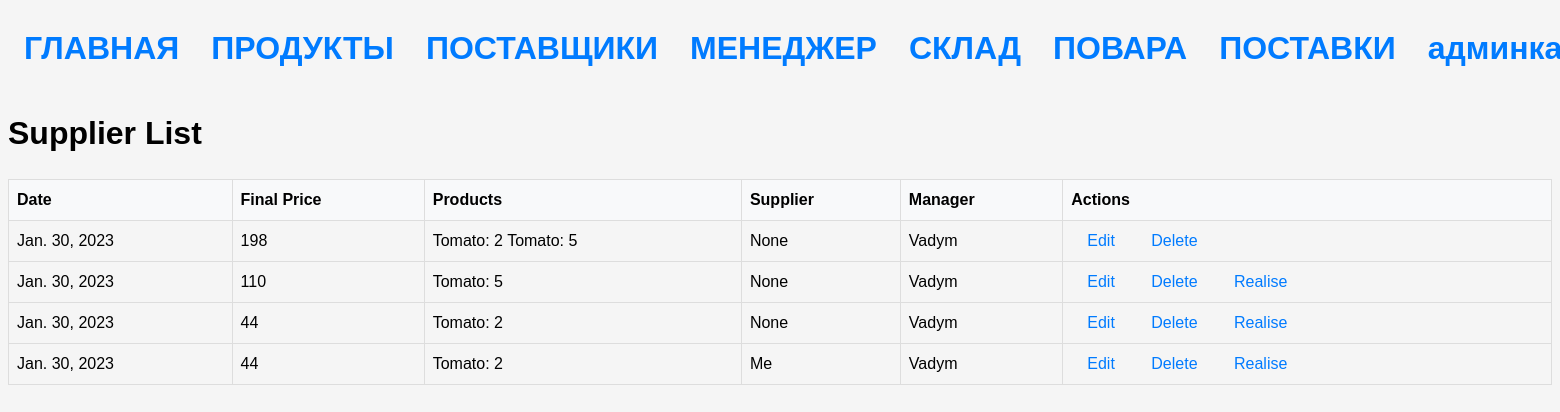
The app's page /supplies/, older data.
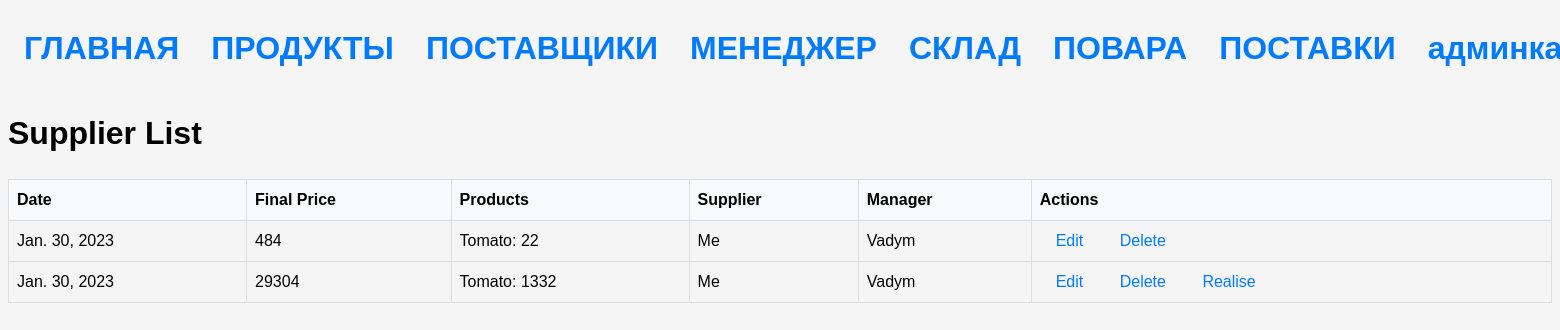
The same page, newer data.
### stock/models.py (models this page shows, shortened)
class Supplies(Model):
    create_at = models.DateField(auto_now=True)
    final_price = models.IntegerField()
    realised = models.BooleanField(default=False)
    supplier = models.ForeignKey(Supplier, on_delete=models.SET_NULL, null=True)
    manager = models.ForeignKey(Manager, on_delete=models.SET_NULL, null=True)
    @property
    def products(self):
        return SuppliedProduct.objects.filter(suplie=self)

class SuppliedProduct(Model):
    product = models.ForeignKey(SupplierProduct, on_delete=models.CASCADE)
    amount = models.PositiveIntegerField()
    suplie = models.ForeignKey("Supplies", null=True, on_delete=models.CASCADE)
    @property
    def name(self):
        return f"{self.product.product.name}: {self.amount}"

class SupplierProduct(Model):
    product = models.ForeignKey(Product, on_delete=models.CASCADE, null=True)
    supplier = models.ForeignKey(Supplier, on_delete=models.CASCADE, null=True)
    price = models.FloatField()

class Product(Model):
    name = models.CharField(max_length=64)
    term = models.IntegerField()
    measure = models.ForeignKey(Measure, on_delete=models.CASCADE)

class Manager(Model):
    first_name = models.CharField(max_length=64)
    last_name = models.CharField(max_length=64)
    surname = models.CharField(max_length=64)
    phone = models.CharField(max_length=24)

class Supplier(Model):
    name = models.CharField(max_length=64)
    phone = models.CharField(max_length=24)
    email = models.CharField(max_length=64)
    address = models.CharField(max_length=128)
    iban = models.IntegerField()
    rating = models.IntegerField(validators=[MaxValueValidator(5)])
    payment_method = models.ForeignKey(Payment, on_delete=models.SET_NULL, null=True)
    delivery_method = models.ForeignKey(Delivery, on_delete=models.SET_NULL, null=True)
    def __str__(self):
        return self.name

### stock/views.py (the view)
# urls.py: path('supplies/', SuppliesListView.as_view(), name='supplies'),
class SuppliesListView(ListView):
    model = Supplies
    template_name = 'supplies/supplies_list.html'
    context_object_name = 'supplies'

### templates/supplies/supplies_list.html
{% extends 'base.html' %}
{% block content %}
  <h1>Supplier List</h1>
    <table>
        <thead>
          <tr>
            <th>Date</th>
            <th>Final Price</th>
            <th>Products</th>
            <th>Supplier</th>
            <th>Manager</th>
            <th>Actions</th>
          </tr>
        </thead>
        <tbody>
          {% for supply in supplies %}
          <tr>
            <td>{{ supply.create_at }}</td>
            <td>{{ supply.final_price }}</td>
            <td>
              {% for product in supply.products %}
              {{ product.name }}
              {% endfor %}
            </td>
            <td>{{ supply.supplier }}</td>
            <td>{{ supply.manager.first_name }}</td>
            <td>
              <a href="{% url 'update_supplies' supply.pk %}">Edit</a>
              <a href="{% url 'delete_supplies' supply.pk %}" >Delete</a>
                {% if not supply.realised %}
                <a href={% url 'realise_suplie' supply.pk %}>Realise</a>
                {% endif %}
            </td>
          </tr>
          {% endfor %}
        </tbody>
      </table>
  {%endblock%}

Row changes from the older to the newer data that the page shows:
removed Supplies: create_at "Jan. 30, 2023", final_price "198", supplier "None", manager.first_name "Vadym"
removed SuppliedProduct: name "Tomato: 2", shown under "Jan. 30, 2023"
removed SuppliedProduct: name "Tomato: 5", shown under "Jan. 30, 2023"
removed Supplies: create_at "Jan. 30, 2023", final_price "110", supplier "None", manager.first_name "Vadym", realised "Realise"
removed SuppliedProduct: name "Tomato: 5", shown under "Jan. 30, 2023"
removed Supplies: create_at "Jan. 30, 2023", final_price "44", supplier "None", manager.first_name "Vadym", realised "Realise"
removed SuppliedProduct: name "Tomato: 2", shown under "Jan. 30, 2023"
removed Supplies: create_at "Jan. 30, 2023", final_price "44", supplier "Me", manager.first_name "Vadym", realised "Realise"
removed SuppliedProduct: name "Tomato: 2", shown under "Jan. 30, 2023"
added Supplies: create_at "Jan. 30, 2023", final_price "484", supplier "Me", manager.first_name "Vadym"
added SuppliedProduct: name "Tomato: 22", shown under "Jan. 30, 2023"
added Supplies: create_at "Jan. 30, 2023", final_price "29304", supplier "Me", manager.first_name "Vadym", realised "Realise"
added SuppliedProduct: name "Tomato: 1332", shown under "Jan. 30, 2023"
